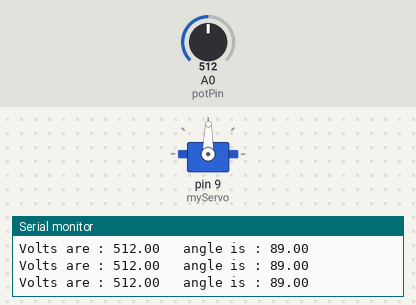
Bench run of a sketch on a simulated Arduino Uno, built with avr-gcc and run on an emulated ATmega328P. On the bench: servo, the last lines printed to the serial monitor. Inputs (shaded band) come from the test bench; at power-on: A0 (potPin) = 512.

Above: at 1.2 s.
1.3 s: A0 (potPin) set to 11
At 1.8 s:
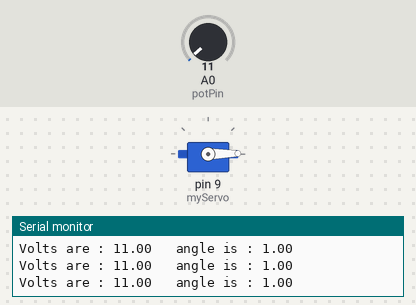
2.8 s: A0 (potPin) set to 8
5.8 s: A0 (potPin) set to 122
At 7.0 s:
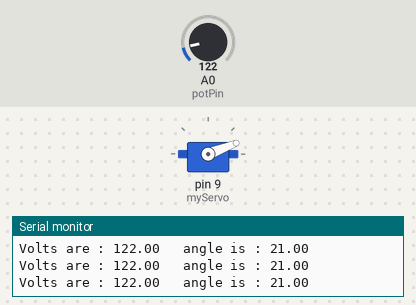
7.3 s: A0 (potPin) set to 561
At 8.3 s:
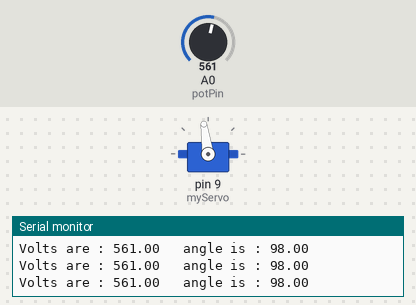
10.3 s: A0 (potPin) set to 586
At 10.7 s:
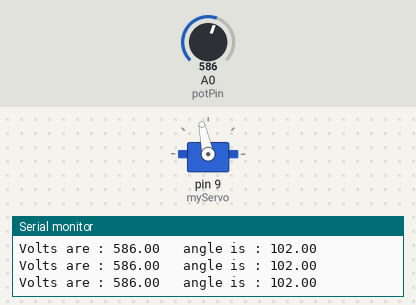
11.8 s: A0 (potPin) set to 306
At 13.1 s:
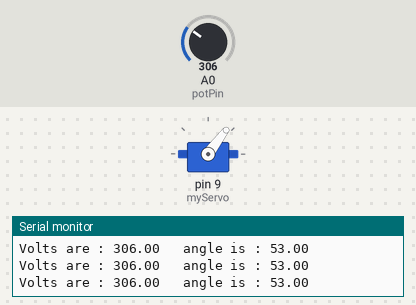
Timing chart, 0 to 14.3 s (numbered marks = the images above; inputs shaded):
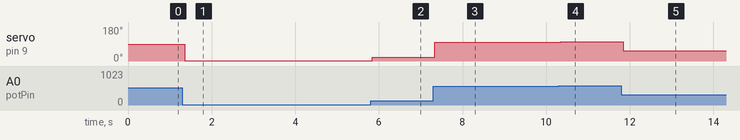

Measured:
- after the input at 1.3 s, servo on pin 9 (myServo): 89° → 1° after 0.05 s
- after the input at 5.8 s, servo on pin 9 (myServo): 1° → 21° at once
- after the input at 7.3 s, servo on pin 9 (myServo): 21° → 98° at once
- after the input at 10.3 s, servo on pin 9 (myServo): 98° → 102° at once
- after the input at 11.8 s, servo on pin 9 (myServo): 102° → 53° at once

The sketch:

ServoMotor.ino
```cpp
#include <Servo.h>

Servo myServo;

int const potPin = A0;
float potVal;
float angle;

void setup() {
  // put your setup code here, to run once:

  //use pin 9 for input
  myServo.attach(9);
  //write to screen
  Serial.begin(9600);
}

void loop() {
  // put your main code here, to run repeatedly:
  potVal = analogRead(potPin);
  Serial.print("Volts are : ");
  Serial.print(potVal);
  //maps possible potential values (0-1023) to possible angles (0-179)
  angle = map(potVal,0,1023,0,179);
  Serial.print("\t angle is : ");
  Serial.println(angle);

  //make the servo move
  myServo.write(angle);
  delay(15);

}
```
